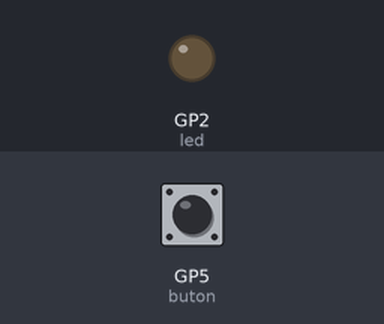
The program below on a simulated Raspberry Pi Pico running MicroPython. Shown: output pins drawn as LEDs (lit = HIGH). Inputs (shaded band) come from the test bench; at power-on: GP5 (buton) LOW.

Above: at 1.2 s.
1.3 s: GP5 (buton) pulled HIGH for 0.15 s
At 1.37 s:
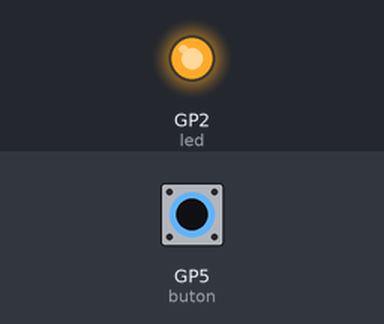
2.9 s: GP5 (buton) pulled HIGH for 3.2 s
At 6.5 s:
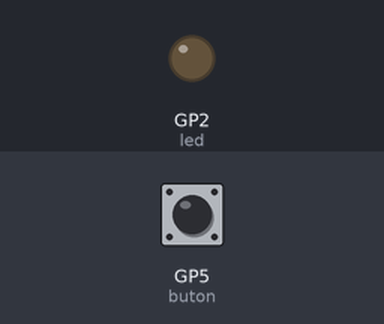
Timing chart, 0 to 8.0 s (numbered marks = the images above; inputs shaded):
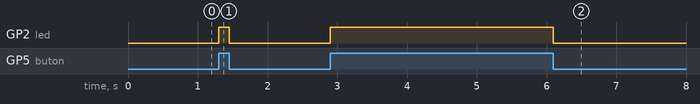

The program:

07_buttonaBasilidigiSureceLEDYakma.py
```python
#butona basildigi sürece LED Yakma#                     #// buton basılı iken LED yanan butondan çekilince LED sönen uygulamadır. //#

from machine import Pin
import utime

buton = Pin(5, Pin.IN, Pin.PULL_DOWN)
led = Pin(2, Pin.OUT)

while True:
    if buton.value() == 1:
        led.value(1)
    else:
        led.value(0)
```

Measured:
- after the input at 1.3 s, GP2 (led): LOW → HIGH at once, → LOW 0.15 s later
- after the input at 2.9 s, GP2 (led): LOW → HIGH at once, → LOW 3.2 s later
